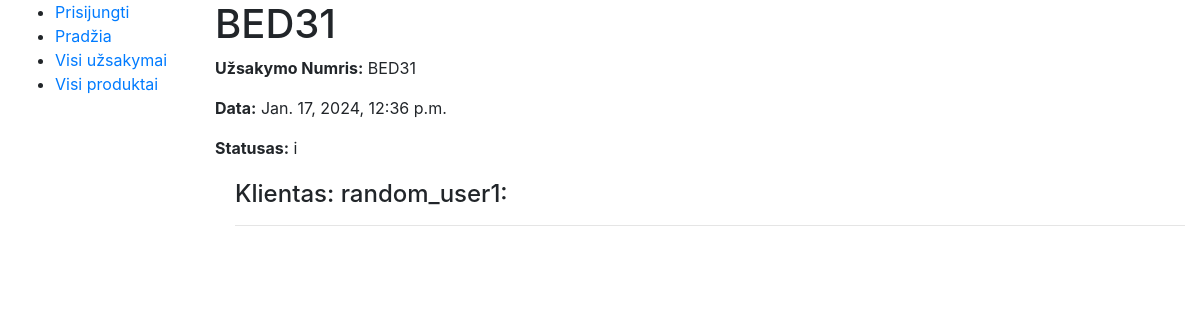
The page /baldai3/order_line/1 on the database its author committed.
### baldai3/models.py (models this page shows, shortened)
class Order(models.Model):
    order_no = models.CharField(default=uuid.uuid4().hex[:5].upper(), verbose_name="Užsakymo Numeris", max_length=10,
                                editable=False)
    date = models.DateTimeField(verbose_name="Data")
    client_name = models.ForeignKey(to=User, verbose_name="Klientas", on_delete=models.SET_NULL, null=True, blank=True)
    LOAN_STATUS = (
        ('p', 'Pateiktas'),
        ('a', 'Apmokėtas'),
        ('g', 'Gamyboje'),
        ('i', 'Įvykdytas'),
    )
    status = models.CharField(
        verbose_name="Būsena",
        max_length=1,
        choices=LOAN_STATUS,
        blank=True,
        default='i',
        help_text='Statusas',
    )
    class Meta:
        verbose_name = 'Užsakymas'
        verbose_name_plural = 'Užsakymai'

### baldai3/views.py (the view)
# urls.py: path('order_line/<int:pk>', views.OrderDetailView.as_view(), name='order_detail'),
class OrderDetailView(generic.DetailView):
    model = Order
    template_name = 'order_detail.html'

### baldai3/templates/order_detail.html
{% extends "base.html" %}
{% block "content" %}
  <h1>{{ order.order_no }}</h1>
  <p><strong>Užsakymo Numris:</strong> {{ order.order_no }}</p>
  <p><strong>Data:</strong> {{ order.date }}</p>
  <p><strong>Statusas:</strong> {{ order.status }}</p>
  <div style="margin-left:20px;margin-top:20px">
    <h4>Klientas: {{ order.client_name }}:</h4>
    <hr>
  </div>
{% endblock %}

### rows shown on the page
Order: order_no "BED31", date "Jan. 17, 2024, 12:36 p.m.", status "i", client_name "random_user1"
